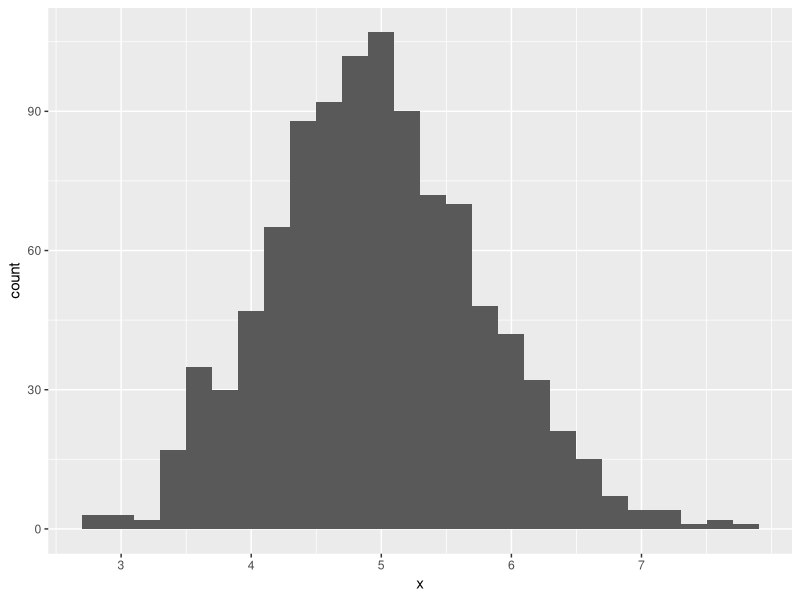
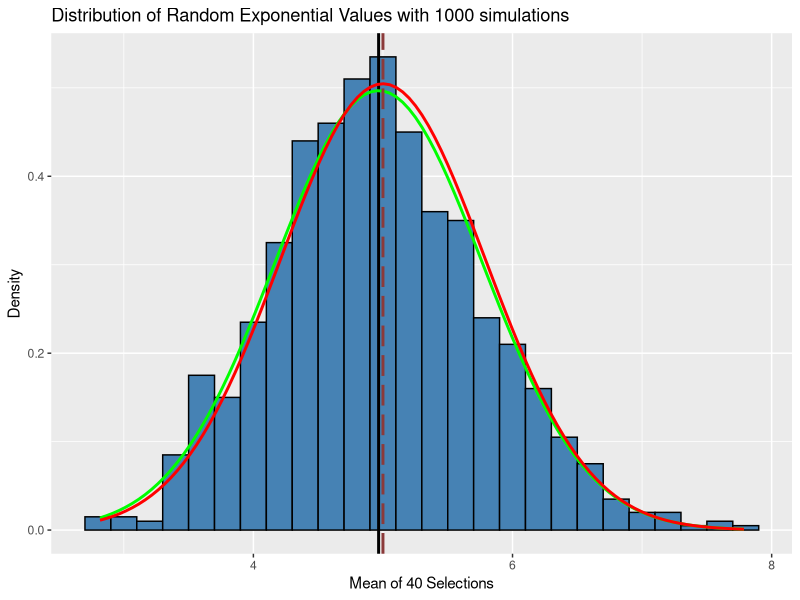
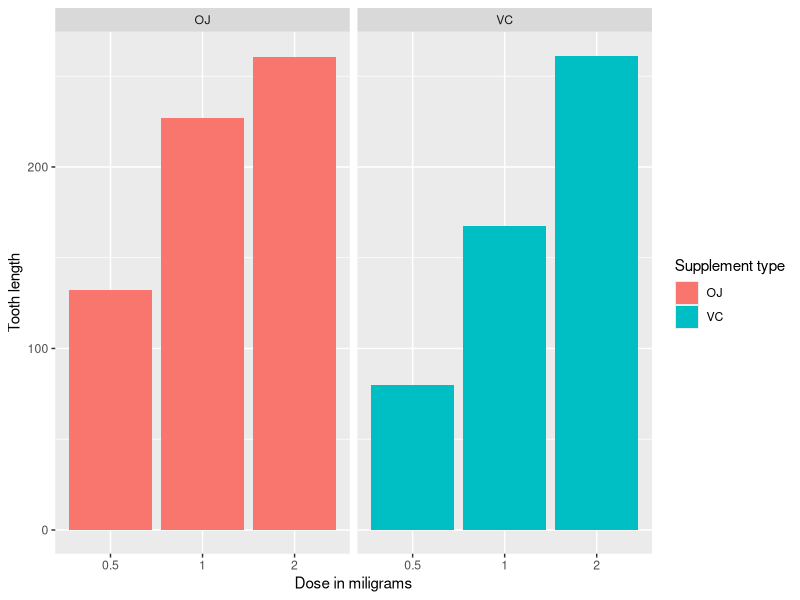
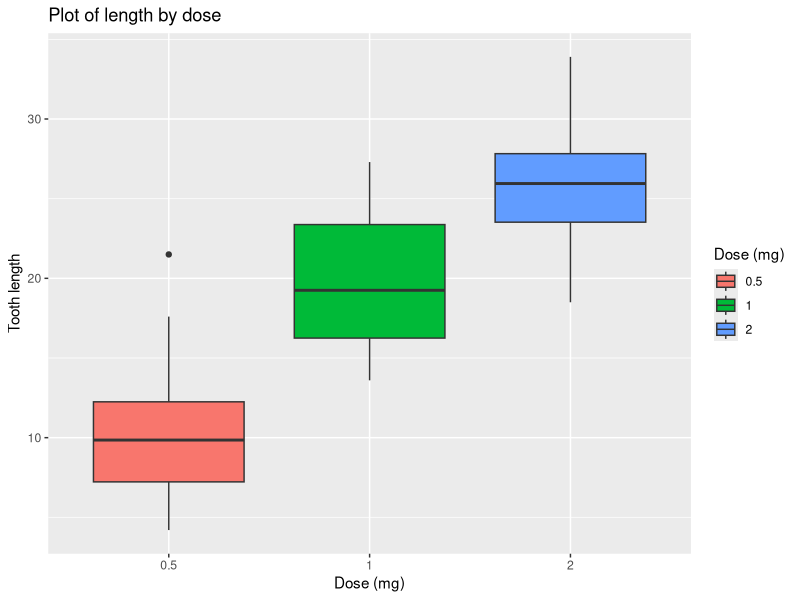

The R script that drew these images, in order:
## ---- chunk 1
knitr::opts_chunk$set(echo = TRUE)
## ---- chunk 2
## Required libraries
library(ggplot2)
library(kableExtra)
## ---- chunk 3
## setting seed for reproducibility
set.seed(2023)
lambda <- 0.2 # This is rate parameter
n <- 40 # number of exponentials
noSim <- 1:1000 # number of simulations
## ---- chunk 4
meanexpdist <- data.frame(x = sapply(noSim, function(x) {mean(rexp(n, lambda))}))
head(meanexpdist)
## ---- chunk 5
ggplot(data = meanexpdist, aes(x = x)) + 
  geom_histogram(binwidth=0.2) +   
  scale_x_continuous(breaks=round(seq(min(meanexpdist$x), max(meanexpdist$x), by=1)))
## ---- chunk 6
simumean <- apply(meanexpdist, 2, mean)
## ---- chunk 7
emean <- 1/lambda
## ---- chunk 8
simsd <- sd((meanexpdist$x))
## ---- chunk 9
esd <- (1/lambda)/sqrt(n)
## ---- chunk 10
simvar  <-  var(meanexpdist$x)
## ---- chunk 11
evar = esd^2
## ---- chunk 12
Sample <- c(simumean, simsd, simvar)
Expected <- c(emean, esd, evar)
Diff <-
  c(abs(emean - simumean),
    abs(esd - simsd),
    evar - simvar)
names <- c("Mean", "Std", "Variance")
data.frame(Sample,
           Expected,
           Diff,
           row.names =  c("Mean", "Std", "Variance"))
## ---- chunk 13
plot <- ggplot(data = meanexpdist, aes(x = x)) + 
    geom_histogram(aes(y=after_stat(density)), binwidth = 0.20, fill="steelblue", col="black")
plot <- plot + labs(title="Distribution of Random Exponential Values with 1000 simulations", x="Mean of 40 Selections", y="Density")
plot <- plot + geom_vline(xintercept=simumean,linewidth=1.0, color="black")
plot <- plot + stat_function(fun=dnorm,args=list(mean=simumean, sd=simsd),color = "green", linewidth=1.0)
plot <- plot+ geom_vline(xintercept=emean,linewidth=1.0,color="indianred4",linetype = "longdash")
plot <- plot + stat_function(fun=dnorm,args=list(mean=emean, sd=esd),color = "red", linewidth=1.0)
plot
## ---- chunk 14
cat("  \n... \n")
## ---- chunk 15
library(stats)
data("ToothGrowth")
head(ToothGrowth)
## ---- chunk 16
summary(ToothGrowth)
## ---- chunk 17
library(ggplot2)
ggplot(data=ToothGrowth, aes(x=as.factor(dose), y=len, fill=supp)) +
    geom_bar(stat="identity",) +
    facet_grid(. ~ supp) +
    xlab("Dose in miligrams") +
    ylab("Tooth length") +
    guides(fill=guide_legend(title="Supplement type"))
## ---- chunk 18
unique(ToothGrowth$dose)
## ---- chunk 19
ggplot(aes(x=factor(dose), y=len), data=ToothGrowth) + geom_boxplot(aes(fill= factor(dose))) + ggtitle("Plot of length by dose") + xlab("Dose (mg)") + ylab("Tooth length") + labs(fill = "Dose (mg)")
## ---- chunk 20
t.test(len ~ supp, ToothGrowth[ToothGrowth$dose == .5, ])
## ---- chunk 21
t.test(len ~ supp, ToothGrowth[ToothGrowth$dose == 1, ])
## ---- chunk 22
t.test(len ~ supp, ToothGrowth[ToothGrowth$dose == 2, ])
## ---- chunk 23
dose <- c(0.5, 1.0, 2.0)
p_value <- c(0.0064, 0.0010, 0.9639)
conf.int <-c("1.72, 8.78","2.80, 9.06","-3.80, 3.64")
decision <- c("Reject null", "Reject null", "Do not reject null")

knitr::kable(data.frame(dose, conf.int, p_value, decision), align = "cccc")
